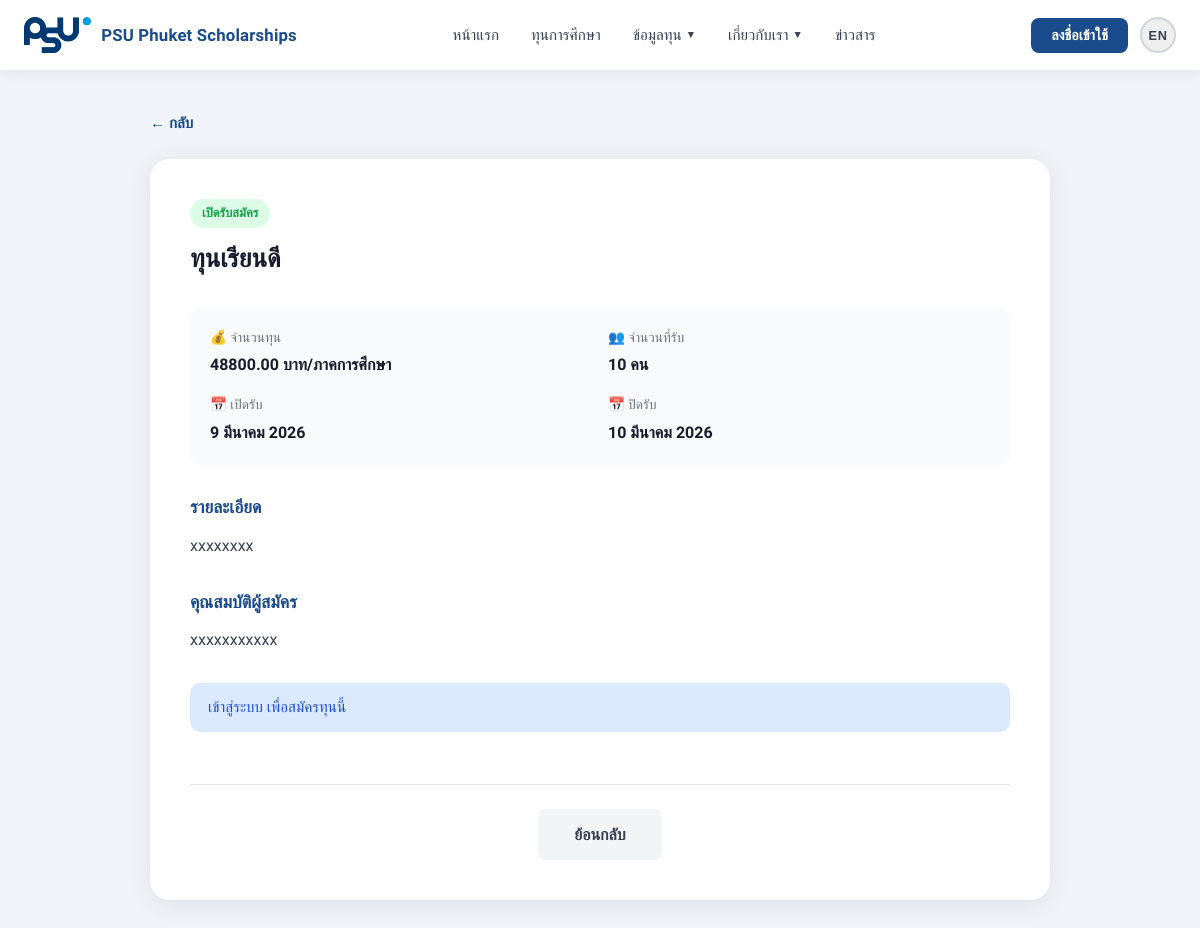
Page /scholarship/5/ on the committed database.
### scholarships/models.py (models this page shows, shortened)
class Scholarship(models.Model):
    CATEGORY_CHOICES = [
        ('general', 'ทุนการศึกษาทั่วไป'),
        ('exchange', 'ทุนการศึกษาแลกเปลี่ยน'),
        ('fee_waiver', 'ทุนยกเว้นค่าธรรมเนียม'),
        ('lunch', 'ทุนอาหารกลางวัน'),
    ]
    STATUS_CHOICES = [
        ('active', 'เปิดรับสมัคร'),
        ('closed', 'ปิดรับสมัคร'),
        ('draft', 'ฉบับร่าง'),
    ]
    title = models.CharField(max_length=300)
    category = models.CharField(max_length=50, choices=CATEGORY_CHOICES)
    description = models.TextField()
    requirements = models.TextField()
    amount_per_semester = models.DecimalField(max_digits=10, decimal_places=2)
    capacity = models.IntegerField(default=1)
    start_date = models.DateField()
    end_date = models.DateField()
    status = models.CharField(max_length=20, choices=STATUS_CHOICES, default='active')
    created_by = models.ForeignKey(User, on_delete=models.SET_NULL, null=True)
    created_at = models.DateTimeField(auto_now_add=True)

### scholarships/views.py (the view, shortened to what this page needs)
# urls.py: path('scholarship/<int:pk>/', views.scholarship_detail, name='scholarship_detail'),
def scholarship_detail(request, pk):
    scholarship = Scholarship.objects.get(pk=pk)
    already_applied = False
    return render(request, 'scholarships/detail.html', {
        'scholarship': scholarship,
        'already_applied': already_applied,
    })

### templates/scholarships/detail.html (shortened to what this page needs)
{% extends 'base.html' %}
{% load static %}
{% block content %}
<div class="detail-page">
    <div class="detail-container">
        <a href="javascript:history.back()" class="btn-back">← กลับ</a>
        <div class="detail-card">
            <div class="detail-header">
                <span class="scholarship-status {{ scholarship.status }}">{{ scholarship.get_status_display }}</span>
                <h1>{{ scholarship.title }}</h1>
            </div>
            <div class="detail-info-grid">
                <div class="detail-info-item">
                    <span class="detail-label">💰 จำนวนทุน</span>
                    <span class="detail-value">{{ scholarship.amount_per_semester }} บาท/ภาคการศึกษา</span>
                </div>
                <div class="detail-info-item">
                    <span class="detail-label">👥 จำนวนที่รับ</span>
                    <span class="detail-value">{{ scholarship.capacity }} คน</span>
                </div>
                <div class="detail-info-item">
                    <span class="detail-label">📅 เปิดรับ</span>
                    <span class="detail-value">{{ scholarship.start_date }}</span>
                </div>
                <div class="detail-info-item">
                    <span class="detail-label">📅 ปิดรับ</span>
                    <span class="detail-value">{{ scholarship.end_date }}</span>
                </div>
            </div>
            <div class="detail-section">
                <h2>รายละเอียด</h2>
                <p>{{ scholarship.description }}</p>
            </div>
            <div class="detail-section">
                <h2>คุณสมบัติผู้สมัคร</h2>
                <p>{{ scholarship.requirements }}</p>
            </div>
            {% if scholarship.status == 'active' %}
    {% if user.is_authenticated %}
        {% if already_applied %}
            <div class="alert alert-success">✅ คุณได้สมัครทุนนี้แล้ว รอผลการพิจารณา</div>
        {% else %}
            <div class="detail-btn-row">
                <a href="javascript:history.back()" class="btn-back-form">ย้อนกลับ</a>
                <a href="{% url 'apply_form' scholarship.pk %}" class="btn-submit-apply">สมัครทันที</a>
            </div>
        {% endif %}
    {% else %}
        <div class="alert alert-info">
            <a href="#" onclick="openLoginModal()">เข้าสู่ระบบ</a> เพื่อสมัครทุนนี้
        </div>
        <div class="detail-btn-row">
            <a href="javascript:history.back()" class="btn-back-form">ย้อนกลับ</a>
        </div>
    {% endif %}
{% else %}
    <div class="alert alert-error">🔒 ทุนนี้ปิดรับสมัครแล้ว</div>
    <div class="detail-btn-row">
        <a href="javascript:history.back()" class="btn-back-form">ย้อนกลับ</a>
    </div>
{% endif %}
        </div>
    </div>
</div>
{% endblock %}

### static/css/style.css (style rules this page uses)
:root { --psu-blue: #1a4b8c; --psu-blue-dark: #0f2d5e; --psu-blue-light: #2563b0; --psu-cyan: #1cb5e8; --psu-cyan-hover: #0fa3d4; --white: #ffffff; --text-light: rgba(255, 255, 255, 0.85); --nav-bg: #ffffff; --nav-shadow: 0 2px 12px rgba(0, 0, 0, 0.08); --font-thai: 'Sarabun', sans-serif; }
*, *::before, *::after { box-sizing: border-box; margin: 0; padding: 0; }
html { scroll-behavior: smooth; }
body { font-family: var(--font-thai); color: #1a1a2e; background: #f5f7fa; line-height: 1.6; }
a { text-decoration: none; color: inherit; }
.list-page, .detail-page { min-height: calc(100vh - 70px); background: #f0f4f8; padding: 40px 24px; }
.list-container, .detail-container { max-width: 900px; margin: 0 auto; }
.btn-back { display: inline-block; color: var(--psu-blue); font-weight: 600; margin-bottom: 24px; font-size: 0.95rem; }
.scholarship-status { display: inline-block; padding: 4px 12px; border-radius: 50px; font-size: 0.8rem; font-weight: 600; }
.scholarship-status.active { background: #dcfce7; color: #16a34a; }
.detail-card { background: white; border-radius: 20px; padding: 40px; box-shadow: 0 4px 24px rgba(0,0,0,0.08); display: flex; flex-direction: column; gap: 28px; }
.detail-header h1 { font-size: 1.6rem; font-weight: 700; color: #1a1a2e; margin-top: 10px; }
.detail-info-grid { display: grid; grid-template-columns: repeat(2, 1fr); gap: 16px; background: #f9fafb; border-radius: 12px; padding: 20px; }
.detail-info-item { display: flex; flex-direction: column; gap: 4px; }
.detail-label { font-size: 0.85rem; color: #6b7280; }
.detail-value { font-size: 1rem; font-weight: 600; color: #1a1a2e; }
.detail-section h2 { font-size: 1.1rem; font-weight: 700; color: var(--psu-blue); margin-bottom: 10px; }
.detail-section p { color: #374151; line-height: 1.8; white-space: pre-line; }
.alert { padding: 12px 18px; border-radius: 10px; font-size: 0.95rem; }
.alert-info { background: #dbeafe; color: #1d4ed8; }
.apply-btn-row, .detail-btn-row { display: flex; justify-content: center; gap: 16px; margin-top: 24px; padding-top: 24px; border-top: 1px solid #e5e7eb; }
.btn-back-form { padding: 13px 36px; border-radius: 8px; font-size: 1rem; font-weight: 600; font-family: var(--font-thai); background: #f3f4f6; color: #374151; border: none; cursor: pointer; transition: background 0.2s; text-decoration: none; display: inline-flex; align-items: center; }

### rows in the picture
Scholarship: status "เปิดรับสมัคร", title "ทุนเรียนดี", amount_per_semester "48800.00", capacity "10", start_date "9 มีนาคม 2026", end_date "10 มีนาคม 2026", description "xxxxxxxx", requirements "xxxxxxxxxxx"
